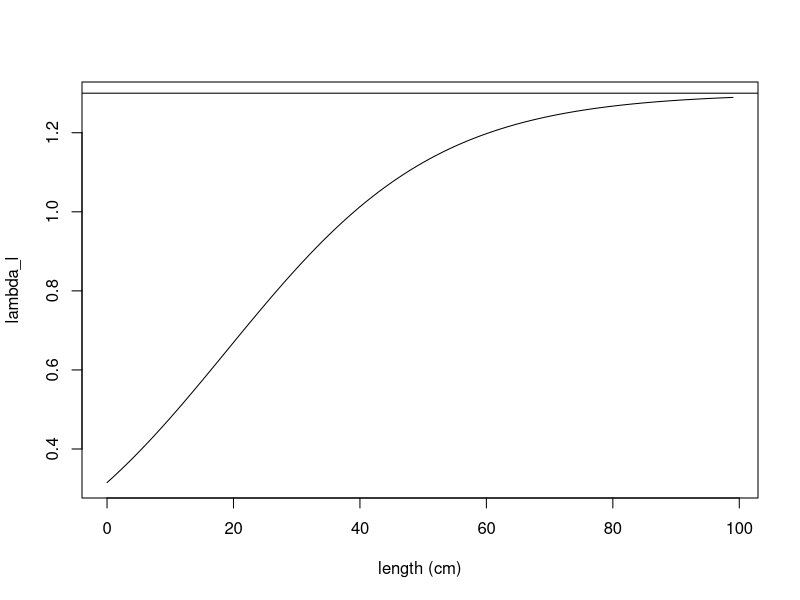
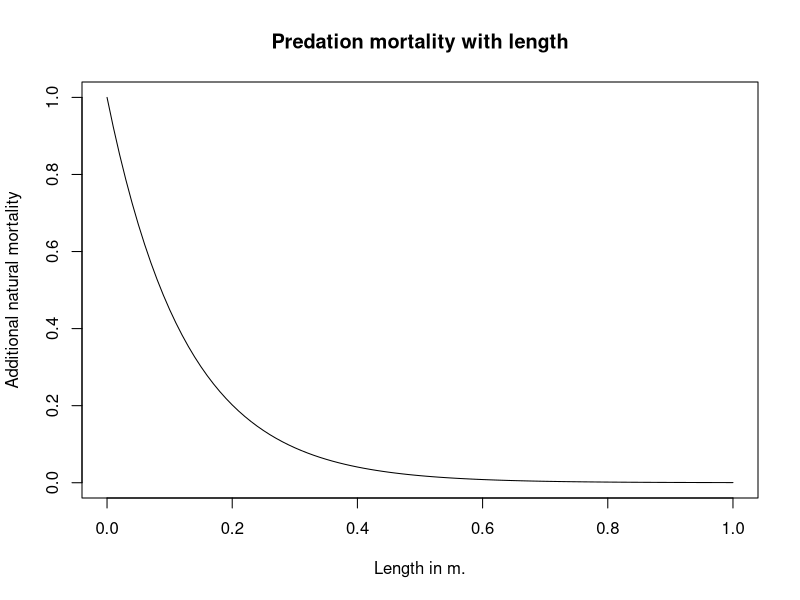
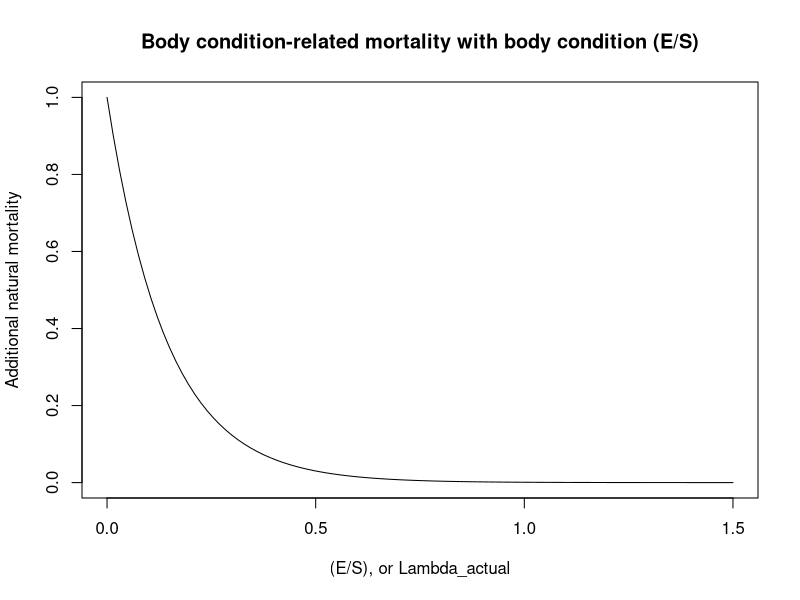
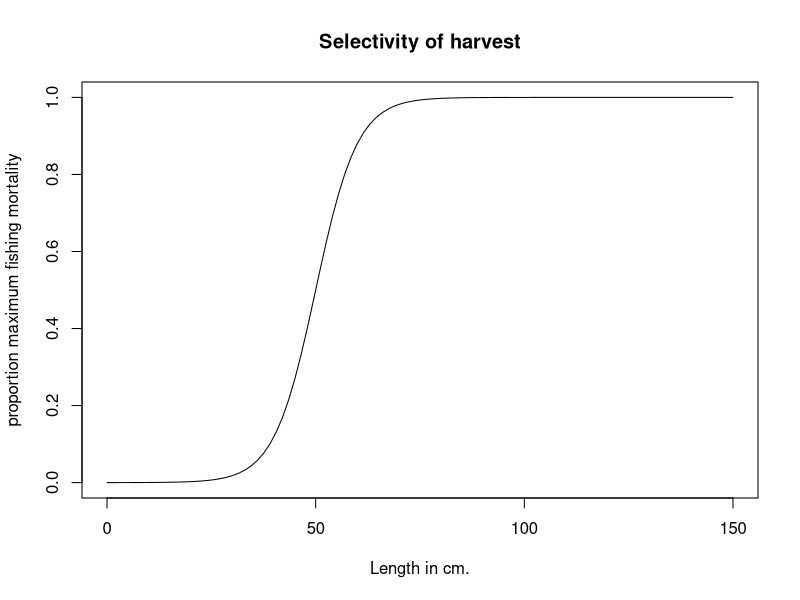

Source code (R) for these figures, in order: (Note: a time limit stopped this script after it produced the figures.)
## ---- chunk 1
knitr::opts_chunk$set(echo = TRUE)
## ---- chunk 2
ratios <- vector(mode="numeric", length=25)
r =6
# In meters
a_bar = 0.2
lambda_min=0

lambda_max=1.3

for (i in 1:100) {
  ratios[i] <- lambda_min + (lambda_max-lambda_min)*(exp(r*((i/100)-a_bar)))/(1+exp(r*((i/100)-a_bar)))
}
plot(0:(length(ratios)-1), ratios, xlab="length (cm)", ylab="lambda_l", type="l")
abline(h=1.3)
## ---- chunk 3
curve(exp(-8*x), from =0, to=1, xlab="Length in m.", ylab="Additional natural mortality", main="Predation mortality with length")
curve(exp(-7*x), from =0, to=1.5, xlab="(E/S), or Lambda_actual", ylab="Additional natural mortality", main="Body condition-related mortality with body condition (E/S)")
## ---- chunk 4
curve(1/(1+exp(-0.2*(x - 50))), from =0, to=150, xlab="Length in cm.", ylab="proportion maximum fishing mortality", main="Selectivity of harvest")
## ---- chunk 5
genotype1r = 6
genotype2r = 10
genotype1w = 0.674
genotype2w = 0.674

# Set longevity of the fish species, runtime of the model, and number of distinct genotypes
longevity_days = 9125
# set runtime to any arbitrary desired value, in units of days
runtime_days = 150*365
genotypes = 2
# Setting the length of the timestep in days
timescale= 91.25
# Setting run time and longevity to units of time steps
runtime = round(runtime_days/timescale)
longevity = round(longevity_days/timescale)

# How long to run model for convergence before addition of genetic diversity
# in units of days
add_genotypes = 33440

initialize_pop_matrices <- function(longevity, runtime, genotype) {
  # Initialize matrix of columns (years) and rows (age classes)
  # Multiplied by 3 because we'll be storing cohorts' reproductive biomass and lengths 
  age_dist=matrix(0L, nrow=longevity*3, ncol=runtime+1)
  # Add (arbitrarily) 10000 individuals to age=10 to start with
  age_dist[round(3650/timescale), 1] = 10000
  return(age_dist)
}

# Generate a matrix for each genotype
for (g in 1:genotypes) {
  assign(paste("age_dist_",g,sep=""),initialize_pop_matrices(longevity, runtime, g),envir = .GlobalEnv)
}

# Set parameters
# Need to add density dependence
# The steepness of the increase in the ratio lambda (reversible over structural mass)
r = 6
# The length at which the increasing function of lambda reaches its inflection point
l_bar = 0.2
# Scaling parameter for obtaining structural mass from standard length
c_1 = 5787
# Multiplier for obtaining overall yearly energy intake as a function of structural mass
p_0 = 0.1*timescale
# Exponent for obtaining overall yearly energy intake as a function of structural mass
p_1 = 2/3
# Maximum ratio lambda (reversible over structural mass) a fish can attain over its life
lambda_max = 1.3
# Minimum ratio lambda a fish can attain over its life
lambda_min = 0
# Multiplier for obtaining cost of maintenance of structural mass
c_S = 0.003*timescale
# Multiplier for obtaining cost of maintenance of reversible mass
c_E = 0.0003*timescale
# Efficiency with which energy is converted into reversible mass
e_E = 0.9
# Efficiency with which energy is converted to structural mass
e_S = (1/3)
# Multiplier and exponent for the cost of reproduction (in grams)
r_0 = 6
r_1 = 0.6
# Effectively, reproductive investment (fraction of reversible mass devoted to reproduction)
w= 0.674
# Instantaneous base mortality rate
m = log(0.9995^timescale)*(-1)
# Instantaneous fishing mortality
Fishing = 0
# Ricker
alpha = 8.44e-09
b = 4.43e-15
# Parameter setting size-selection ogive steepness
q_f = 0.2
# Minimum catch size for the species (in meters)
mincatchsize = 0.5
# Total population biomass
b_t=0
# Increased natural mortality rate at E/S = 0 or S = 0 
m_max=log(0.994^timescale)*(-1)
# Egg packing constant
packing = 4.45e6
# Parameter for exponential decline in condition-dependent mortality with improved body condition
z_c=7
# Parameter for exponential decline in predation mortality with increased body length
z_p=8
# Resource density
RD = 9000000
# Consumption with resource density half-saturation constant
K_RD = 1000000
# Variability in resource
sd_RD = 0
# How much energy intake is affected by changes in resources (1=no change)
resource = 1

# GROWTH FUNCTIONS

# For obtaining structural mass
structural_mass <- function(l) {
  return(c_1*(l)^3)
}

# Calculate the instrinsic length-dependent E/S ratio that the fish is trying to attain
intrinsic_lambda <- function(l, l_bar, r, lambda_min, lambda_max) {
  return(lambda_min + (lambda_max-lambda_min)*(exp(r*(l-l_bar)))/(1+exp(r*(l-l_bar))))
}

# Energy intake for the fish per year, dependent on fish structural biomass
size_dependent_energy_intake <- function(S, p_0, p_1) {
  return(resource*p_0*(S)^(p_1))
}

# Calculate the cost of the year of maintaining current structural and reversible biomass
maintenance_cost <- function(S, E, c_S, c_E) {
  return(c_S*S + c_E*E)
}

# Function for calculating a new, reduced level of reversible biomass, if net energy intake is negative
negative_p_net <- function(E, p_net, e_E) {
  if (p_net < 0) {
    return(E + (p_net/e_E))}
}

# Calculate the amount of energy needed to raise the R/S ratio to the length-dependent maximum
p_E_raising_lambda <- function(lambda_a, S, E) {
  return((lambda_a*S - E))
}

# Calculating proportion of any remaining energy to be converted to structural mass, to maintain R/S
remaining_energy_allocation <- function(e_S, e_E, lambda_a) {
  return((lambda_a*e_S)/(lambda_a*e_S + e_E))
}

# Obtain R and S for a cohort prior to its reproduction (or failure to reproduce) that year
get_pre_reproductive_size <- function(E_past, l_past, a) {
  S_past = structural_mass(l_past)
  S = S_past
  lambda_a = intrinsic_lambda(l_past, l_bar, r, lambda_min, lambda_max)
  p_net = size_dependent_energy_intake(S_past, p_0, p_1) - maintenance_cost(S_past, E_past, c_S, c_E)
  if (p_net < 0) {
    E <- max(0,negative_p_net(E_past, p_net, e_E))
  }
  if (p_net >= 0 & lambda_a > (E_past/S_past)) {
    # Gives amount of grams needed to raise E/S to lambda_l - not taking efficiency into account yet
    p_E = p_E_raising_lambda(lambda_a, S_past, E_past)
    if ((p_E/e_E - p_net) >=0) {
      E_past = p_net*e_E + E_past
      p_net = 0
    }
    if ((p_E/e_E - p_net) <0) {
      E_past = p_E + E_past
      p_net = p_net - p_E/e_E
    }
  }
  if (p_net >= 0) {
    E = E_past + remaining_energy_allocation(e_S, e_E, lambda_a)*e_E*p_net
    S = S_past + (1-remaining_energy_allocation(e_S, e_E, lambda_a))*e_S*p_net
  }
  l = (S/c_1)^(1/3)
  output <- c(E,l)
  return(output)
}

# REPRODUCTION FUNCTIONS

# Calculate spawning stock biomass
fecundity <- function(ages, t, age_dist, g) {
  # Parameterizing genotypes
  if (t >= round(add_genotypes/timescale)) {
    w=0.674
    # Genotype parameterization
    if (g==1) {
      w=genotype1w
    }
    if (g==2) {
      w=genotype2w
    }
  }
  fecundity = 0
  for (a in ages) {
    if ((w*age_dist[a+(longevity),t]-(r_0*structural_mass(age_dist[a+(2*longevity),t]))^(r_1))>0) {
      fecundity = fecundity + (w*age_dist[a+(longevity),t]-(r_0*structural_mass(age_dist[a+(2*longevity),t]))^(r_1))*age_dist[a,t]
      age_dist[a+(longevity),t] = age_dist[a+(longevity),t] - w*age_dist[a+(longevity),t]
    }
  }
  # Convert from g. to kg.
  fecundity = fecundity/1000
  # Convert from kg. to fecundity
  fecundity = fecundity*(packing)
  assign(paste("age_dist_",g,sep=""),age_dist, envir = .GlobalEnv) 
  return(fecundity)
}

# Calculate total population biomass
biomass_t <- function(ages, t) {
  for (a in ages) {
    b_t = b_t + age_dist[a, t-1]*(structural_mass(age_dist[a+(2*longevity),t-1]))
  }
  return(b_t)
}

# Density dependent recruitment for this year
recruitment <- function(age, ages, t) {
  egg_production_total = 0
  for (g in 1:genotypes) {
    egg_production_total = egg_production_total + fecundity(ages, t, get(paste("age_dist_",g,sep="")),g)
  }
  relative_recruitment = vector(mode="numeric", length=genotypes)
  for (g in 1:genotypes) {
    relative_recruitment[g] = fecundity(ages, t, get(paste("age_dist_",g,sep="")),g)/egg_production_total
  }
  if (age==0) {
    N_0 = alpha * egg_production_total * exp(-b*egg_production_total)
    # Converting from thousands recruits to recruits, dividing by 2 because Ricker makes both male and female fish
    N_0 = N_0 * 1000
    N_0 = N_0/2
  }
  for (g in 1:genotypes) {
    age_dist = get(paste("age_dist_",g,sep=""))
    age_dist[1,t] = N_0*relative_recruitment[g]
    assign(paste("age_dist_",g,sep=""),age_dist, envir = .GlobalEnv) 
  }
}

# Add new recruits, and change the reproducing cohorts' amount of reversible mass
reproduce <- function(ages, t) {
  if (t>1) {
    recruitment(0, ages, t)
  }
}

# MORTALITY FUNCTIONS

# Fishing mortality is size selective
selective_mortality <- function(length) {
  1 / (1 + exp(-q_f*(length - mincatchsize)*100))
}

# Mortality drops as E/S increases, as S increases
mortality <- function(age) {
  lambda <- ((age_dist[age+(longevity),t]))/structural_mass(age_dist[age+(2*longevity),t])
  length = age_dist[age+(2*longevity),t]
  if (age < longevity) {
    N_t = age_dist[age-1,t-1]*exp( -m + -Fishing*selective_mortality(length) - m_max*exp(-z_c*lambda) - (m_max-m)*exp(-z_p*length) )
  }
  if (age == longevity) {
    N_t = age_dist[age-1,t-1]*exp( -m + -Fishing*selective_mortality(length) - m_max*exp(-z_c*lambda) - (m_max-m)*exp(-z_p*length))
    N_t = age_dist[age,t-1]*exp( -m + -Fishing*selective_mortality(length) - m_max*exp(-z_c*lambda) - (m_max-m)*exp(-z_p*length))
  }
  return(N_t)
}

# Calculate lengths (and reversible masses) at each age for the model with no density dependence
lengths_at_t1 <- function(genotypes) {
  t=1
  for (g in 1:genotypes) {
    age_dist = get(paste("age_dist_",g,sep=""))
    age_dist[1+(longevity), 1] = 0.3066
    age_dist[1+2*(longevity), 1] = 0.0493
    for (i in 2:longevity) {
      new_E_l = get_pre_reproductive_size(age_dist[i-1+(longevity), 1],age_dist[i-1+2*(longevity), 1], i-1)
      age_dist[i+(longevity), 1] = new_E_l[1]
      age_dist[i+(2*longevity), 1] = new_E_l[2]
      if ((w*age_dist[i+(longevity),t]-(r_0*structural_mass(age_dist[i+(2*longevity),t]))^(r_1))>0)
      {
       age_dist[i+(longevity),t] = age_dist[i+(longevity),t] - w*age_dist[i+(longevity),t]*(timescale/365) 
      }
    }
    assign(paste("age_dist_",g,sep=""),age_dist, envir = .GlobalEnv) 
  }
}  

# Initialize lengths and reversible masses for ages
lengths_at_t1(genotypes)

# Run the model
for (t in 2:runtime) {
  random_multiplier <- max(rnorm(1,1,sd=sd_RD),0)
  resource = (random_multiplier*RD/(K_RD+ random_multiplier*RD))  
  b_t=0
  if (t == round(add_genotypes/timescale)) {
    Fishing = log(exp(-0)^(1/(365/timescale)))*(-1)
    sd_RD = 0
  }
  for (genotype in 1:genotypes) {
    age_dist = get(paste("age_dist_",genotype,sep=""))
    b_t = biomass_t(1:longevity, t)
    assign(paste("age_dist_",genotype,sep=""),age_dist, envir = .GlobalEnv) 
  }
  for (genotype in 1:genotypes) {
    
    # Parameterizing genotypes
    if (t >= round(add_genotypes/timescale)) {
      r=6
      # Genotype parameterization
      if (genotype==1) {
        # a_bar = 36.5
        r=genotype1r
      }
      if (genotype==2) {
        # a_bar = 365*2
        r=genotype2r
      }
    }
  
    age_dist = get(paste("age_dist_",genotype,sep=""))
    age_dist[1+(longevity), t] =  0.3066
    age_dist[1+2*(longevity), t] = 0.0493
    for (age in 2:longevity) {
      new_E_l = get_pre_reproductive_size(age_dist[age-1+(longevity), t-1],age_dist[age-1+2*(longevity), 1], age-1)
      age_dist[age+(longevity), t] = new_E_l[1]
      age_dist[age+(2*longevity), t] = new_E_l[2]
    
    # Mortality
    for (age in 2:longevity) {
      age_dist[age, t] <- mortality(age)
    }
    }
    assign(paste("age_dist_",genotype,sep=""),age_dist, envir = .GlobalEnv) 
  }
  if ((t%%round(365/timescale) == 0)) {
   reproduce(1:longevity, t) 
  }
}

## ---- chunk 6
### Analysis code

approach <- vector(mode="numeric", length=runtime)
for (i in 1:runtime) {
  for (j in 1:genotypes) {
    approach[i] <- approach[i]+ sum(get(paste("age_dist_", j, sep=""))[1:longevity,i])
  } 
}
# Plot population dynamics
plot(approach[seq(round(add_genotypes/timescale),length(approach), by=4)],lty=1, pch=19, type="l", ylab="Abundance",xlab="Time (units of 3 month intervals)", ylim=c(0,max(approach)), main= "No harvesting, constant resource")
approach <- vector(mode="numeric", length=runtime)
for (i in 1:runtime) {
  approach[i] <- sum(age_dist_1[1:longevity,i])
}
lines(approach[seq(round(add_genotypes/timescale),length(approach), by=4)], lty=2, pch=19, type="l")
cols <- c(3,4,5,6)
for (j in 2:genotypes) {
  approach <- vector(mode="numeric", length=runtime)
  for (i in 1:runtime) {
    approach[i] <- sum(get(paste("age_dist_",j, sep=""))[1:longevity,i])
  }
  lines(approach[seq(round(add_genotypes/timescale),length(approach), by=4)], lty=cols[j-1], pch=19)
}
legend("topright",legend=c("all", "large maturer","small maturer"), lty=1:3)
## ---- chunk 7
# Run the model
for (t in (round(add_genotypes/timescale)):runtime) {
  random_multiplier <- max(rnorm(1,1,sd=sd_RD),0)
  resource = (random_multiplier*RD/(K_RD+ random_multiplier*RD))  
  b_t=0
  if (t == round(add_genotypes/timescale)) {
    Fishing = log(exp(-0.2)^(1/(365/timescale)))*(-1)
    sd_RD = 0
  }
  for (genotype in 1:genotypes) {
    age_dist = get(paste("age_dist_",genotype,sep=""))
    b_t = biomass_t(1:longevity, t)
    assign(paste("age_dist_",genotype,sep=""),age_dist, envir = .GlobalEnv) 
  }
  for (genotype in 1:genotypes) {
    
    # Parameterizing genotypes
    if (t >= round(add_genotypes/timescale)) {
      r=6
      # Genotype parameterization
      if (genotype==1) {
        # a_bar = 36.5
        r=genotype1r
      }
      if (genotype==2) {
        # a_bar = 365*2
        r=genotype2r
      }
    }
  
    age_dist = get(paste("age_dist_",genotype,sep=""))
    age_dist[1+(longevity), t] =  0.3066
    age_dist[1+2*(longevity), t] = 0.0493
    for (age in 2:longevity) {
      new_E_l = get_pre_reproductive_size(age_dist[age-1+(longevity), t-1],age_dist[age-1+2*(longevity), 1], age-1)
      age_dist[age+(longevity), t] = new_E_l[1]
      age_dist[age+(2*longevity), t] = new_E_l[2]
    
    # Mortality
    for (age in 2:longevity) {
      age_dist[age, t] <- mortality(age)
    }
    }
    assign(paste("age_dist_",genotype,sep=""),age_dist, envir = .GlobalEnv) 
  }
  if ((t%%round(365/timescale) == 0)) {
   reproduce(1:longevity, t) 
  }
}

### Analysis code

approach <- vector(mode="numeric", length=runtime)
for (i in 1:runtime) {
  for (j in 1:genotypes) {
    approach[i] <- approach[i]+ sum(get(paste("age_dist_", j, sep=""))[1:longevity,i])
  } 
}
# Plot population dynamics
plot(approach[seq(round(add_genotypes/timescale),length(approach), by=4)],lty=1, pch=19, type="l", ylab="Abundance",xlab="Time (units of 3 month intervals)", ylim=c(0,max(approach)), main= "Harvesting, constant resource")
approach <- vector(mode="numeric", length=runtime)
for (i in 1:runtime) {
  approach[i] <- sum(age_dist_1[1:longevity,i])
}
lines(approach[seq(round(add_genotypes/timescale),length(approach), by=4)], lty=2, pch=19, type="l")
cols <- c(3,4,5,6)
for (j in 2:genotypes) {
  approach <- vector(mode="numeric", length=runtime)
  for (i in 1:runtime) {
    approach[i] <- sum(get(paste("age_dist_",j, sep=""))[1:longevity,i])
  }
  lines(approach[seq(round(add_genotypes/timescale),length(approach), by=4)], lty=cols[j-1], pch=19)
}
legend("topright",legend=c("all", "large maturer","small maturer"), lty=1:3)
## ---- chunk 8
# Run the model
for (t in (round(add_genotypes/timescale)):runtime) {
  random_multiplier <- max(rnorm(1,1,sd=sd_RD),0)
  print(random_multiplier)
  resource = (random_multiplier*RD/(K_RD+ random_multiplier*RD))  
  b_t=0
  if (t == round(add_genotypes/timescale)) {
    Fishing = log(exp(-0)^(1/(365/timescale)))*(-1)
    sd_RD = 0.4
  }
  for (genotype in 1:genotypes) {
    age_dist = get(paste("age_dist_",genotype,sep=""))
    b_t = biomass_t(1:longevity, t)
    assign(paste("age_dist_",genotype,sep=""),age_dist, envir = .GlobalEnv) 
  }
  for (genotype in 1:genotypes) {
    
    # Parameterizing genotypes
    if (t >= round(add_genotypes/timescale)) {
      r=6
      # Genotype parameterization
      if (genotype==1) {
        # a_bar = 36.5
        r=genotype1r
      }
      if (genotype==2) {
        # a_bar = 365*2
        r=genotype2r
      }
    }
  
    age_dist = get(paste("age_dist_",genotype,sep=""))
    age_dist[1+(longevity), t] =  0.3066
    age_dist[1+2*(longevity), t] = 0.0493
    for (age in 2:longevity) {
      new_E_l = get_pre_reproductive_size(age_dist[age-1+(longevity), t-1],age_dist[age-1+2*(longevity), 1], age-1)
      age_dist[age+(longevity), t] = new_E_l[1]
      age_dist[age+(2*longevity), t] = new_E_l[2]
    
    # Mortality
    for (age in 2:longevity) {
      age_dist[age, t] <- mortality(age)
    }
    }
    assign(paste("age_dist_",genotype,sep=""),age_dist, envir = .GlobalEnv) 
  }
  if ((t%%round(365/timescale) == 0)) {
   reproduce(1:longevity, t) 
  }
}

### Analysis code

approach <- vector(mode="numeric", length=runtime)
for (i in 1:runtime) {
  for (j in 1:genotypes) {
    approach[i] <- approach[i]+ sum(get(paste("age_dist_", j, sep=""))[1:longevity,i])
  } 
}
# Plot population dynamics
plot(approach[seq(round(add_genotypes/timescale),length(approach), by=4)],lty=1, pch=19, type="l", ylab="Abundance",xlab="Time (units of 3 month intervals)", ylim=c(0,max(approach)), main= "No harvesting, variable resource")
approach <- vector(mode="numeric", length=runtime)
for (i in 1:runtime) {
  approach[i] <- sum(age_dist_1[1:longevity,i])
}
lines(approach[seq(round(add_genotypes/timescale),length(approach), by=4)], lty=2, pch=19, type="l")
cols <- c(3,4,5,6)
for (j in 2:genotypes) {
  approach <- vector(mode="numeric", length=runtime)
  for (i in 1:runtime) {
    approach[i] <- sum(get(paste("age_dist_",j, sep=""))[1:longevity,i])
  }
  lines(approach[seq(round(add_genotypes/timescale),length(approach), by=4)], lty=cols[j-1], pch=19)
}
legend("topright",legend=c("all", "large maturer","small maturer"), lty=1:3)
## ---- chunk 9
# Run the model
for (t in (round(add_genotypes/timescale)-10):runtime) {
  random_multiplier <- max(rnorm(1,1,sd=sd_RD),0)
  resource = (random_multiplier*RD/(K_RD+ random_multiplier*RD))
  b_t=0
  if (t == round(add_genotypes/timescale)) {
    Fishing = log(exp(-0.2)^(1/(365/timescale)))*(-1)
    sd_RD = 0.15
  }
  for (genotype in 1:genotypes) {
    age_dist = get(paste("age_dist_",genotype,sep=""))
    b_t = biomass_t(1:longevity, t)
    assign(paste("age_dist_",genotype,sep=""),age_dist, envir = .GlobalEnv) 
  }
  for (genotype in 1:genotypes) {
    
    # Parameterizing genotypes
    if (t >= round(add_genotypes/timescale)) {
      r=6
      # Genotype parameterization
      if (genotype==1) {
        # a_bar = 36.5
        r=genotype1r
      }
      if (genotype==2) {
        # a_bar = 365*2
        r=genotype2r
      }
    }
  
    age_dist = get(paste("age_dist_",genotype,sep=""))
    age_dist[1+(longevity), t] =  0.3066
    age_dist[1+2*(longevity), t] = 0.0493
    for (age in 2:longevity) {
      new_E_l = get_pre_reproductive_size(age_dist[age-1+(longevity), t-1],age_dist[age-1+2*(longevity), 1], age-1)
      age_dist[age+(longevity), t] = new_E_l[1]
      age_dist[age+(2*longevity), t] = new_E_l[2]
    
    # Mortality
    for (age in 2:longevity) {
      age_dist[age, t] <- mortality(age)
    }
    }
    assign(paste("age_dist_",genotype,sep=""),age_dist, envir = .GlobalEnv) 
  }
  if ((t%%round(365/timescale) == 0)) {
   reproduce(1:longevity, t) 
  }
}

### Analysis code

approach <- vector(mode="numeric", length=runtime)
for (i in 1:runtime) {
  for (j in 1:genotypes) {
    approach[i] <- approach[i]+ sum(get(paste("age_dist_", j, sep=""))[1:longevity,i])
  } 
}
# Plot population dynamics
plot(approach[seq(round(add_genotypes/timescale),length(approach), by=4)],lty=1, pch=19, type="l", ylab="Abundance",xlab="Time (units of 3 month intervals)", ylim=c(0,max(approach)), main= "Harvesting, variable resource")
approach <- vector(mode="numeric", length=runtime)
for (i in 1:runtime) {
  approach[i] <- sum(age_dist_1[1:longevity,i])
}
lines(approach[seq(round(add_genotypes/timescale),length(approach), by=4)], lty=2, pch=19, type="l")
cols <- c(3,4,5,6)
for (j in 2:genotypes) {
  approach <- vector(mode="numeric", length=runtime)
  for (i in 1:runtime) {
    approach[i] <- sum(get(paste("age_dist_",j, sep=""))[1:longevity,i])
  }
  lines(approach[seq(round(add_genotypes/timescale),length(approach), by=4)], lty=cols[j-1], pch=19)
}
legend("topright",legend=c("all", "large maturer","small maturer"), lty=1:3)
## ---- chunk 10
i_0 = 367
repro_vec = vector(length=longevity, mode="numeric")
survivor_vec = vector(length=longevity, mode="numeric")
w = genotype1w
r = genotype1r
age_dist <- age_dist_1
survivor_vec[1]<-age_dist[1,i_0+1]
repro_vec[1] <- 0
for (i in 2:longevity) {
  repro_vec[i] <- max(0, (w*age_dist[i+(longevity),i_0+i] - (r_0*structural_mass(age_dist[i+(2*longevity),i_0+i]))^(r_1)))
  survivor_vec[i] <- age_dist[i,i_0+i]/(survivor_vec[1])
}
survivor_vec_1 <- survivor_vec
repro_vec_1 <- repro_vec

i_0 = 367
repro_vec = vector(length=100, mode="numeric")
survivor_vec = vector(length=100, mode="numeric")
w = genotype2w
r = genotype2r
age_dist <- age_dist_2
survivor_vec[1]<-age_dist[1,i_0+1]
repro_vec[1] <- 0
for (i in 2:longevity) {
 repro_vec[i] <- max(0, (w*age_dist[i+(longevity),i_0+i] - (r_0*structural_mass(age_dist[i+(2*longevity),i_0+i]))^(r_1)))
 survivor_vec[i] <- age_dist[i,i_0+i]/(survivor_vec[1])
}
plot((survivor_vec[2:length(survivor_vec)])-(survivor_vec_1[2:length(survivor_vec_1)]), ylab="Survivorship of genotype 2 - genotype 1", main="Survivorship advantage/disadvantage of\ngenotype 2 over 1", xlab="Age")
plot(repro_vec-repro_vec_1, ylab="Reproduction of genotype 2 - genotype 1", main="Reproduction advantage/disadvantage of\ngenotype 2 over 1", xlab="Age")
